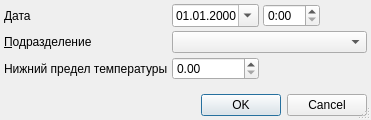
<?xml version="1.0" encoding="UTF-8"?>
<ui version="4.0">
 <class>ReportThermalSheetDialog</class>
 <widget class="QDialog" name="ReportThermalSheetDialog">
  <property name="windowModality">
   <enum>Qt::ApplicationModal</enum>
  </property>
  <property name="geometry">
   <rect>
    <x>0</x>
    <y>0</y>
    <width>371</width>
    <height>120</height>
   </rect>
  </property>
  <property name="windowTitle">
   <string>параметры отчёта</string>
  </property>
  <property name="sizeGripEnabled">
   <bool>true</bool>
  </property>
  <layout class="QGridLayout" name="gridLayout">
   <property name="margin">
    <number>4</number>
   </property>
   <property name="spacing">
    <number>4</number>
   </property>
   <item row="0" column="1">
    <widget class="CDateEdit" name="edtBegDate">
     <property name="displayFormat">
      <string>dd.MM.yyyy</string>
     </property>
     <property name="calendarPopup">
      <bool>true</bool>
     </property>
    </widget>
   </item>
   <item row="3" column="0">
    <spacer>
     <property name="orientation">
      <enum>Qt::Vertical</enum>
     </property>
     <property name="sizeHint" stdset="0">
      <size>
       <width>129</width>
       <height>20</height>
      </size>
     </property>
    </spacer>
   </item>
   <item row="2" column="2" colspan="2">
    <spacer name="horizontalSpacer_2">
     <property name="orientation">
      <enum>Qt::Horizontal</enum>
     </property>
     <property name="sizeHint" stdset="0">
      <size>
       <width>40</width>
       <height>20</height>
      </size>
     </property>
    </spacer>
   </item>
   <item row="0" column="2">
    <widget class="CTimeEdit" name="edtBegTime">
     <property name="displayFormat">
      <string>H:mm</string>
     </property>
    </widget>
   </item>
   <item row="1" column="0">
    <widget class="QLabel" name="lblOrgStructure">
     <property name="text">
      <string>&amp;Подразделение</string>
     </property>
     <property name="buddy">
      <cstring>cmbOrgStructure</cstring>
     </property>
    </widget>
   </item>
   <item row="0" column="3">
    <spacer name="horizontalSpacer">
     <property name="orientation">
      <enum>Qt::Horizontal</enum>
     </property>
     <property name="sizeHint" stdset="0">
      <size>
       <width>56</width>
       <height>20</height>
      </size>
     </property>
    </spacer>
   </item>
   <item row="1" column="1" colspan="3">
    <widget class="COrgStructureComboBox" name="cmbOrgStructure"/>
   </item>
   <item row="0" column="0">
    <widget class="QLabel" name="lblBegDate">
     <property name="text">
      <string>Дата</string>
     </property>
    </widget>
   </item>
   <item row="2" column="0">
    <widget class="QLabel" name="lblThermalLimit">
     <property name="text">
      <string>Нижний предел температуры</string>
     </property>
    </widget>
   </item>
   <item row="2" column="1">
    <widget class="QDoubleSpinBox" name="edtThermalLimit"/>
   </item>
   <item row="4" column="0" colspan="4">
    <widget class="QDialogButtonBox" name="buttonBox">
     <property name="orientation">
      <enum>Qt::Horizontal</enum>
     </property>
     <property name="standardButtons">
      <set>QDialogButtonBox::Cancel|QDialogButtonBox::Ok</set>
     </property>
    </widget>
   </item>
  </layout>
 </widget>
 <customwidgets>
  <customwidget>
   <class>COrgStructureComboBox</class>
   <extends>QComboBox</extends>
   <header>Orgs/OrgStructComboBoxes.h</header>
  </customwidget>
  <customwidget>
   <class>CDateEdit</class>
   <extends>QDateEdit</extends>
   <header>library/DateEdit</header>
  </customwidget>
  <customwidget>
   <class>CTimeEdit</class>
   <extends>QTimeEdit</extends>
   <header>library/TimeEdit.h</header>
  </customwidget>
 </customwidgets>
 <tabstops>
  <tabstop>edtBegDate</tabstop>
  <tabstop>edtBegTime</tabstop>
  <tabstop>cmbOrgStructure</tabstop>
  <tabstop>buttonBox</tabstop>
 </tabstops>
 <resources/>
 <connections>
  <connection>
   <sender>buttonBox</sender>
   <signal>accepted()</signal>
   <receiver>ReportThermalSheetDialog</receiver>
   <slot>accept()</slot>
   <hints>
    <hint type="sourcelabel">
     <x>112</x>
     <y>177</y>
    </hint>
    <hint type="destinationlabel">
     <x>102</x>
     <y>90</y>
    </hint>
   </hints>
  </connection>
  <connection>
   <sender>buttonBox</sender>
   <signal>rejected()</signal>
   <receiver>ReportThermalSheetDialog</receiver>
   <slot>reject()</slot>
   <hints>
    <hint type="sourcelabel">
     <x>225</x>
     <y>177</y>
    </hint>
    <hint type="destinationlabel">
     <x>236</x>
     <y>76</y>
    </hint>
   </hints>
  </connection>
 </connections>
</ui>
